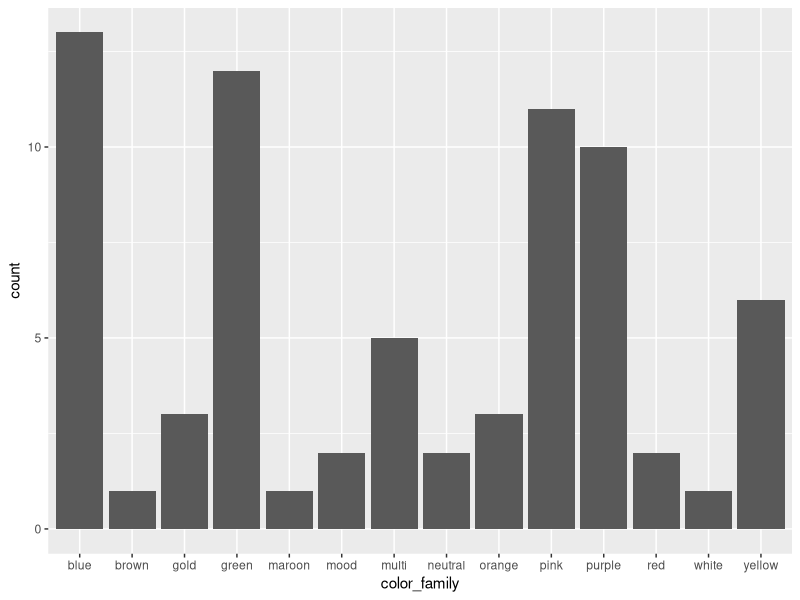

This figure's R source:
## ---- chunk 1
library(tidyverse)
## ---- chunk 2
nailpolish_gel <- data.frame (name = c("Freshwater (gel)", "Pooh Bear", "Pineapples Have Peelings Too", "Anything Goes (gel)", "Addicted to Sparkle", "Ruby Red Glitz", "Jade Platinum", "Mellow Yellow (gel)", "604", "Iconic", "Princess Jasmine (gel)", "618", "614", "615", "DG11", "Hidden Treasure", "Green to Café Latte", "Crystal Ball", "622", "611", "613", "616", "617", "612", "608", "619", "609", "607", "621", "620", "610", "603", "606", "605"),
                         
                          brand = c("iGel Beauty", "Aigel", "OPI", "Orly", "Aigel", "Nobility", "DND", "iGel Beauty", "Beetles", "Kiara Sky", "iGel Beauty", "Beetles", "Beetles", "Beetles", "Sumika", "Aigel", "DND", "Kiara Sky", "Beetles", "Beetles", "Beetles", "Beetles", "Beetles", "Beetles", "Beetles", "Beetles", "Beetles", "Beetles", "Beetles", "Beetles", "Beetles", "Beetles", "Beetles", "Beetles"),
                         
                          color_family = c("blue", "multi", "yellow", "multi", "green", "maroon", "blue", "yellow", "pink", "blue", "green", "orange", "yellow", "pink", "blue", "multi", "mood", "mood", "pink", "pink", "green", "pink", "red", "purple", "yellow", "blue", "pink", "purple", "purple", "purple", "orange", "pink", "pink", "blue"),
                          
                         year_acquired = c("2022", "2022", "2022", "2022", "2022", "2022", "2022", "2022", "2022", "2022", "2022", "2022", "2022", "2022", "2022", "2022", "2022", "2022", "2022", "2022", "2022", "2022", "2022", "2022", "2022", "2022", "2022", "2022", "2022", "2022", "2022", "2022", "2022", "2022"),
                         
                         type = c("gel", "gel", "gel", "gel", "gel", "gel", "gel", "gel", "gel", "gel", "gel", "gel", "gel", "gel", "gel", "gel", "gel", "gel", "gel", "gel", "gel", "gel", "gel", "gel", "gel", "gel", "gel", "gel", "gel", "gel", "gel", "gel", "gel", "gel"),
                         
                         finish = c("crème", "glitter", "glitter", "shimmer", "glitter", "glitter", "glitter", "crème", "crème", "crème", "crème", "neon", "neon", "neon", "iredescent", "glitter", "crème", "crème", "glitter", "glitter", "neon", "neon", "neon", "glitter", "crème", "neon", "crème", "crème", "glitter", "neon", "crème", "crème", "crème", "crème")
                         )
print(nailpolish_gel)
## ---- chunk 3
nailpolish_laquer <- data.frame(
    
    name = c("Off Tropic", "Estatic Prismatic", "Cele-bert", "Emerald Sparkle", "Josie", "Aurora Borealis", "but first, candy", "Celtic Sun", "Chameleon", "Princess Jasmine (lacquer)", "Freshwater (lacquer)", "Surf's Up!", "Deliciously Wicked", "Seas the Day", "Miami Ice", "spun in luxe", "Aruba Blue", "Get Up", "Turn it Up", "Sun, Sea, and Sand in My Pants", "Mellow Yellow (lacquer)", "Taupe", "can't stop her in copper", "Master Plan", "One and the Same", "Kismet", "Cozu-Melted in the Sun", "bonbon nuit", "Desirable", "Uninhibited", "congrats", "Pick Me Up", "Magnetic", "Show Us Your Tips!", "sights on nightlights", "Grape Shifter", "Anything Goes (lacquer)", "White on White"),
    
    brand = c("essie", "OPI", "China Glaze", "China Glaze", "Zoya", "Mineral Fusion", "essie", "China Glaze", "Revlon", "iGel Beauty", "iGel Beauty", "Colors by Llarowe", "China Glaze", "Mineral Fusion", "Sally Hansen", "essie", "essie", "Bow", "Orly", "OPI", "iGel Beauty", "Mineral Fusion", "essie", "essie", "Emily de Molly", "Color Club", "OPI", "essie", "Revlon", "Revlon", "essie", "ILNP", "Revlon", "OPI", "essie", "Sally Hansen", "Orly", "China Glaze"),
    
    color_family = c("green", "green", "green", "green", "green", "green", "green", "green", "gold", "green", "blue", "blue", "blue", "blue", "blue", "blue", "blue", "brown", "multi", "yellow", "yellow", "neutral", "gold", "neutral", "orange", "gold", "pink", "pink", "pink", "red", "purple", "purple", "purple", "purple", "purple", "purple", "multi", "white"),

    year_acquired = c("2020", "2021", "2019", "2018", "2022", "2020", "2021", "2022", "2019", "2022", "2022", "2021", "2019", "2021", "2021", "2020", "2021", "2021", "2022", "2020", "2022", "2021", "2021", "2019", "2021", "2021", "2020", "2021", "2019", "2019", "2021", "2022", "2019", "2020", "2019", "2019", "2022", "2020"),
    
    type = c("lacquer", "lacquer", "lacquer", "lacquer", "lacquer", "lacquer", "lacquer", "lacquer", "lacquer", "lacquer", "lacquer", "lacquer", "lacquer", "lacquer", "lacquer", "lacquer", "lacquer", "lacquer", "lacquer", "lacquer", "lacquer","lacquer", "lacquer", "lacquer", "lacquer", "lacquer", "lacquer", "lacquer", "lacquer", "lacquer", "lacquer", "lacquer", "lacquer", "lacquer", "lacquer", "lacquer", "lacquer", "lacquer"),
    
    finish = c("crème", "shimmer", "glitter", "glitter", "crème", "shimmer", "glaze", "neon", "iredescent", "crème", "crème", "duochrome", "glitter", "crème", "neon", "satin", "shimmer", "magnetic", "topper", "crème", "crème", "pearl", "textured", "crème", "shimmer", "holographic", "shimmer", "iredescent", "shimmer", "shimmer", "glitter", "holographic", "glitter", "shimmer", "crème", "glitter", "shimmer", "crème")
    
    
)

print(nailpolish_laquer)
## ---- chunk 4
nailpolish <- rbind(nailpolish_gel, nailpolish_laquer)
print(nailpolish)
## ---- chunk 5
ggplot(nailpolish, aes(color_family)) + geom_bar()
## ---- chunk 6
glimpse(nailpolish)
